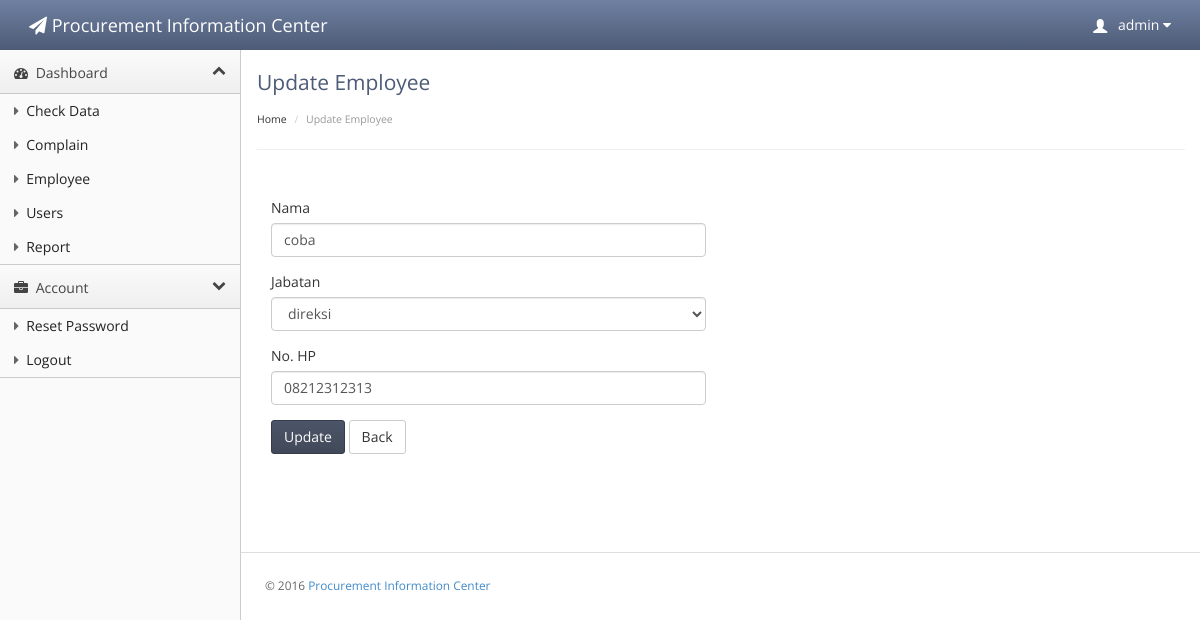
The page /index.php?pic=pm&page=update&id=1 (signed in) on the database as committed earlier.
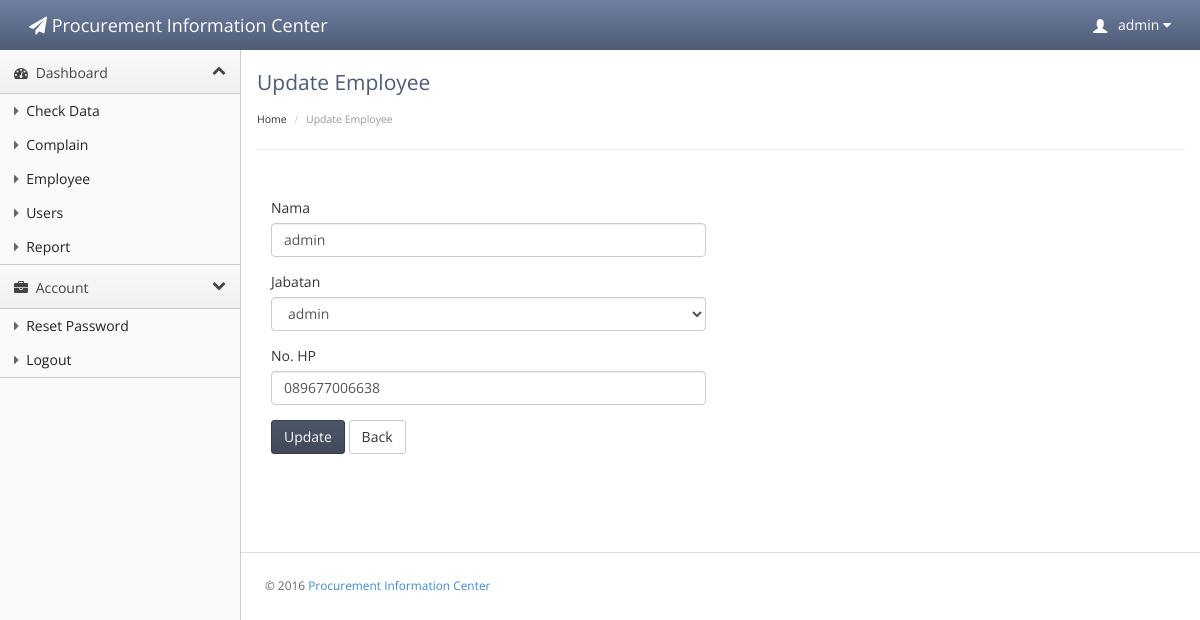
The same page on the database as committed later.
### tables this page shows
CREATE TABLE `employee` (
  `id` int(11) NOT NULL AUTO_INCREMENT,
  `id_jabatan` int(11) NOT NULL,
  `nama` varchar(150) NOT NULL,
  `no_hp` varchar(100) NOT NULL,
  `status` int(1) NOT NULL DEFAULT '1',
  PRIMARY KEY (`id`)
);

### employee.php (the view, shortened to what the changed rows need)
<?php
if (isset($_GET['page'])) {
    if ($_GET['page'] === 'view') {
        ?>
        <div class="header">
            <h1 class="page-title">Employee</h1>
            <ul class="breadcrumb">
                <li>Home </li>
                <li class="active">Employee</li>
            </ul>
        </div>
        <div class="main-content">
            <div class="row">
                <div class="col-sm-12 col-md-12">
                    <?php
                    if ($get['uName'] == 'admin' || $get['uName'] == 'lani' || $get['uName'] == 'yesi') {
                        ?>
                        <div class="btn-toolbar list-toolbar">
                            <a href="index.php?pic=pm&page=create" class="btn btn-success"><span class="fa fa-plus"></span> Tambah</a>
                            <div class="btn-group">
                            </div>
                        </div>
                    <?php } ?>
                    <div class="panel panel-default">
                        <a href="#widget1container" class="panel-heading" data-toggle="collapse"> Employee</a>
                        <div id="widget1container" class="panel-body collapse in">
                            <div class="box-body table-responsive">
                                <table id="data" class="table table-bordered table-striped">
                                    <thead>
                                        <tr>
                                            <th width="30px">No.</th>
                                            <?php
                                            if ($get['uName'] == 'admin' || $get['uName'] == 'lani' || $get['uName'] == 'yesi') {
                                                echo "<th>Action</th>";
                                            }
                                            ?>
                                            <th width="80px">Nama</th>
                                            <th>Jabatan</th>
                                            <th>No. HP</th>
                                        </tr>
                                    </thead>
                                    <tbody>
                                        <?php
                                        $query = mysql_query("SELECT e.id, e.nama, e.no_hp, j.nama jabatan FROM employee e left outer join jabatan j on e.id_jabatan = j.id");
                                        $total = mysql_num_rows($query);
                                        $no = 1;
                                        while ($result = mysql_fetch_array($query)) {
                                            echo"<tr>
                                                    <td>$no</td>";
                                            if ($get['uName'] == 'admin' || $get['uName'] == 'lani' || $get['uName'] == 'yesi') {
                                                echo "<td><a href= 'index.php?pic=pm&page=update&id=$result[id]' class='btn btn-info'> Edit</a> ";
                                                echo "<a href= 'index.php?pic=pm&page=update&id=$result[id]' class='btn btn-danger'> Delete</a></td>";
                                            }
                                            echo "
                                                    <td>$result[nama]</td>
                                                    <td>$result[jabatan]</td>
                                                    <td>$result[no_hp]</td>
                                                    </tr>";
                                            $no++;
                                        }
                                        ?>
                                    </tbody>
                                </table>
                            </div>
                        </div>
                    </div>
                </div>
            </div>
        </div>
        <?php
    } elseif ($_GET['page'] === "update") {
        ?>
        <div class="header">
            <h1 class="page-title">Update Employee</h1>
            <ul class="breadcrumb">
                <li>Home </li>
                <li class="active">Update Employee</li>
            </ul>
        </div>
        <div class="main-content">
            <div class="row">
                <div class="col-lg-12">
                    <br>
                    <?php
                    $gets = $_GET;
                    $id = $gets['id'];
                    $sql = mysql_query("Select * From employee where id = '$id'");
                    $rows = mysql_fetch_array($sql);
                    ?>
                    <div id="myTabContent" class="tab-content">
                        <div class="tab-pane active in" id="home">
                            <form action="<?php $_SERVER['PHP_SELF']; ?>" name="form" method="post">
                                <div class="col-lg-6">
                                    <div class="form-group">
                                        <label>Nama</label>
                                        <input type="text" name="nama" value="<?php echo $rows['nama']; ?>" class="form-control">
                                    </div>
                                    <div class="form-group">
                                        <label>Jabatan</label>
                                        <select name="jabatan" class="form-control" required="">
                                            <?php
                                            $sql_jabatan = mysql_query("SELECT * FROM jabatan where id = $id");
                                            while ($data = mysql_fetch_array($sql_jabatan)) {
                                                ?>
                                                <option value="<?php echo $data['id']; ?>" selected="selected"><?php echo $data['nama'] ?></option>
                                            <?php } ?>
                                        </select>
                                    </div>
                                    <div class="form-group">
                                        <label>No. HP</label>
                                        <input type="text" name="no_hp" value="<?php echo $rows['no_hp']; ?>" class="form-control">
                                    </div>
                                    <div class="form-group">
                                        <button class="btn btn-primary" name="update" type="submit"> Update</button>
                                        <a href="index.php?pic=pm&page=view" class="btn btn-default">Back</a>
                                    </div>
                                </div>
                            </form>
                        </div>
                    </div>
                </div>
            </div>
        </div>
        <?php
    }
}

Rows that differ between the two databases and show on the page:
changed employee: nama "coba" → "admin"; no_hp "08212312313" → "089677006638"
Other text that changed with them:
form field jabatan: "direksi" → "admin"
